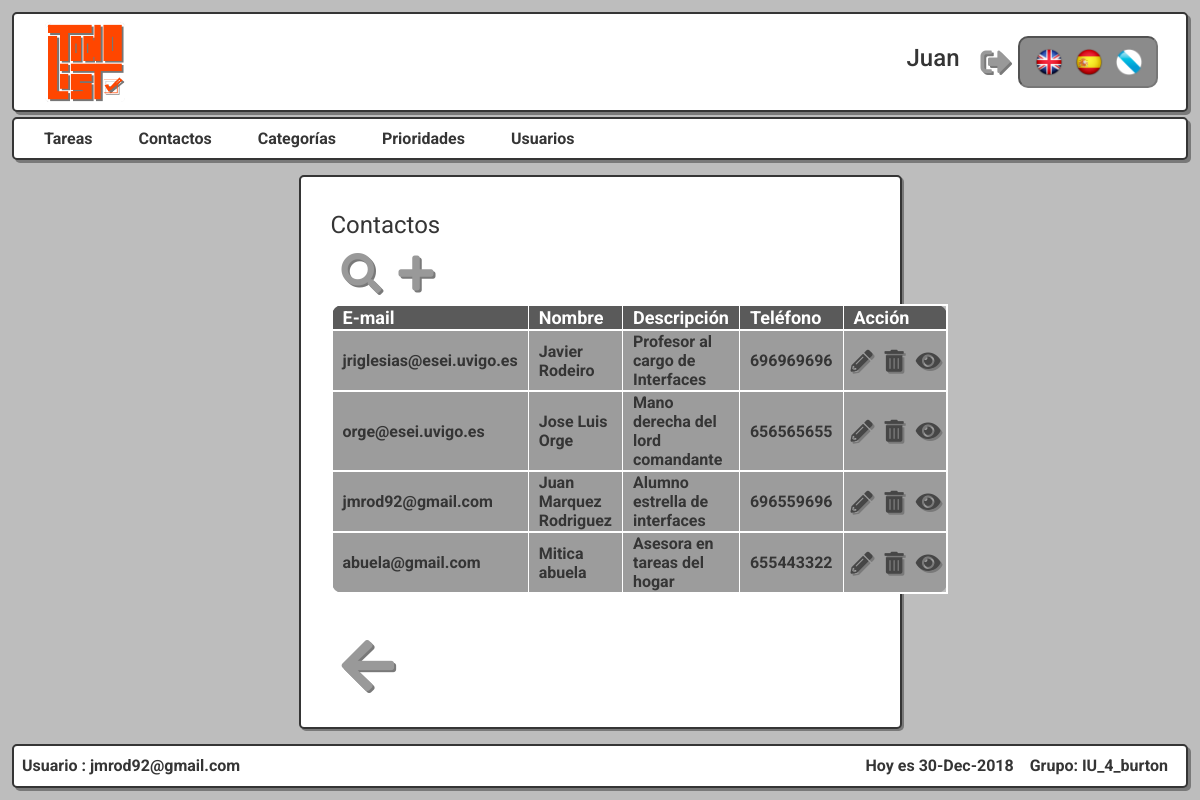
Screenshot of /Controllers/Contacto_Controller.php?accion=SHOWALL (signed in) with the database file from the repository.
### tables this page shows
CREATE TABLE IF NOT EXISTS `CONTACTO` (
  `email_con` varchar(60) PRIMARY KEY,
  `desc_con` varchar(150) NOT NULL,
  `telf_con` varchar(11) NOT NULL,
  `nom_con` varchar(30) NOT NULL
);

### Models/CONTACTO_Model.php (called while the page is built, shortened)
<?php
class CONTACTO_Model {
  function __construct($email, $nombre, $desc, $telf){
    include_once '../Models/Access_DB.php';
    $this->mysqli = ConnectDB();
  }
  function Showall(){
		$result = $this->mysqli->query("SELECT * FROM CONTACTO");
		return mysqli_fetch_all($result, MYSQLI_ASSOC);
  }
}
 ?>

### Models/Access_DB.php (called while the page is built)
<?php
function ConnectDB()
{
    $mysqli = new mysqli("localhost", 'todolistdba', 'todolistpass' , 'TODOLISTDB');
	if ($mysqli->connect_errno) {
		include './MESSAGE_View.php';
		new MESSAGE("Fallo al conectar a MySQL: (" . $mysqli->connect_errno . ") " . $mysqli->connect_error, './index.php');
		return false;
	}
	else{
		return $mysqli;
	}
}
?>

### Views/Contacto_Views/Contacto_SHOWALL.php (the view, shortened to what this page needs)
<?php
	class Contacto_SHOWALL{
		function __construct($datos){
			$this->render($datos);
		}
		function render($datos){
            include '../Views/Header.php';?>
<div class="col-md-3"></div>
<div class="col-md-6 contenido articulo">
    <fieldset id="showall">
        <legend><?php echo $strings['Contactos'];?></legend>
        <div class="container-showall-btn">
            <button class="form-btn" role="link" onclick="window.location='../Controllers/Contacto_Controller.php?accion=SEARCH'"><i class="fas fa-search"></i>
            <button class="form-btn" role="link" onclick="window.location='../Controllers/Contacto_Controller.php?accion=ADD'"><i class="fas fa-plus"></i>
        </div>
        <table>
        <thead>
        <tr>
                <th><?php echo $strings['E-mail'];?></th>
                <th><?php echo $strings['Nombre'];?></th>
                <th><?php echo $strings['Descripción'];?></th>
                <th><?php echo $strings['Teléfono'];?></th>
                <th colspan="3"><?php echo $strings['Acción'];?></th>
        </tr>
        </thead>
            <tr>
        <?php   if ($_SESSION['tipo'] == 'ADMIN'){
                    if(count($datos, COUNT_RECURSIVE)!= 4){
                    foreach($datos as $datos) :
                    ?>
                    <td><?php echo $datos['email_con']."\n"; ?></td>
                <td><?php echo $datos['nom_con']."\n"; ?></td>
                <td><?php echo $datos['desc_con']."\n"; ?></td>
                <td><?php echo $datos['telf_con']."\n"; ?></td>
                <td class="tb-btn"><button class="editbtn" role="link" onclick="window.location='../Controllers/Contacto_Controller.php?accion=EDIT&param=<?php echo $datos['email_con']?>';"><i class="fas fa-pencil-alt"></i></button></td>
                <td class="tb-btn"><button class="editbtn" role="link" onclick="window.location='../Controllers/Contacto_Controller.php?accion=DELETE&param=<?php echo $datos['email_con']?>';"><i class="fas fa-trash-alt"></i></button></td>
                <td class="tb-btn"><button class="editbtn" role="link" onclick="window.location='../Controllers/Contacto_Controller.php?accion=SHOWCURRENT&param=<?php echo $datos['email_con']?>';"><i class="fas fa-eye"></i></button></td>
            </tr>
            <?php endforeach;}}else{
                if(count($datos, COUNT_RECURSIVE)!= 4){
                    foreach($datos as $datos) :
                    ?>
                    <td><?php echo $datos['email_con']."\n"; ?></td>
                <td><?php echo $datos['nom_con']."\n"; ?></td>
                <td><?php echo $datos['desc_con']."\n"; ?></td>
                <td><?php echo $datos['telf_con']."\n"; ?></td>
                <td class="tb-btn disable"><button class="editbtn disable" ><i class="fas fa-pencil-alt"></i></button></td>
                <td class="tb-btn disable"><button class="editbtn disable" ><i class="fas fa-trash-alt"></i></button></td>
                <td class="tb-btn"><button class="editbtn" role="link" onclick="window.location='../Controllers/Contacto_Controller.php?accion=SHOWCURRENT&param=<?php echo $datos['email_con']?>';"><i class="fas fa-eye"></i></button></td>
            </tr>
            <?php endforeach;}}?>
            </table>
        <div class="container-btn">
            <button class="form-btn" role="link" onclick="window.location='./Index_Controller.php';"><i class="fas fa-arrow-left"></i>
        </div>
    </fieldset>
</div>
<?php
			include '../Views/Footer.php';
		}
	}
?>

### Views/css/style.css (style rules this page uses)
body { font-family: 'Roboto', sans-serif; margin: 12px; background-color: rgb(189, 189, 189); }
.contenido { margin: 15px; background-color: white; color: rgb(53, 53, 53); border: 2px solid rgb(53, 53, 53); border-radius: 5px; font-size: 18px; padding: 30px; }
.fas { margin-left: 5px; font-size: 30px; color: rgb(153, 153, 153); text-shadow: 2px 2px rgb(121, 121, 121); }
.articulo { margin-left: 0px; width:100px; box-shadow: 2px 2px rgb(121, 121, 121); }
.form-btn { border: none; background-color: rgba(0,0,0,0); }
.form-btn .fas { margin-left: 5px; font-size: 30px; color: rgb(153, 153, 153); text-shadow: 2px 2px rgb(121, 121, 121); }
table { width: 100%; margin-top: 10px; color: rgb(53, 53, 53); }
tr { border: 2px solid white; }
td { font-weight: bold; border: 1px solid white; padding-left: 10px; padding-right:10px; background-color: rgb(156, 156, 156); }
th { color: white; font-size: 18px; border: 1px solid white; padding-left: 10px; padding-right:10px; background-color: rgb(90, 90, 90); }
.tb-btn { border: none; padding:0; padding-top: 5px; padding-bottom: 5px; }
table tbody tr:last-child td:first-child { border-radius: 0 0 0 10px; }
table tbody tr:last-child td:last-child { border-radius: 0 0 10px 0; }
.editbtn { border: none; background-color: rgba(0,0,0,0); padding: 2px; padding-right: 5px; }
.editbtn .fas { font-size: 22px; color: rgb(70, 70, 70); text-shadow: 2px 2px rgb(121, 121, 121); }
.container-showall-btn .form-btn .fas { font-size: 40px; }
legend { border-bottom: 1px solid white; }
#showall .container-btn { padding-top: 20px; border-top: 1px solid white; }
#showall .container-btn .fas { font-size:60px; }
table { margin-bottom: 20px; }
table thead th:first-child { border-radius: 10px 0 0 0; }
table thead th:last-child { border-radius: 0 10px 0 0; }

### rows the page displays
contacto: email_con "jriglesias@esei.uvigo.es", nom_con "Javier Rodeiro", desc_con "Profesor al cargo de Interfaces", telf_con "696969696"
contacto: email_con "orge@esei.uvigo.es", nom_con "Jose Luis Orge", desc_con "Mano derecha del lord comandante", telf_con "656565655"
contacto: email_con "jmrod92@gmail.com", nom_con "Juan Marquez Rodriguez", desc_con "Alumno estrella de interfaces", telf_con "696559696"
contacto: email_con "abuela@gmail.com", nom_con "Mitica abuela", desc_con "Asesora en tareas del hogar", telf_con "655443322"

### other values shown
$_SESSION['nombre'] "Juan"
$strings['Tareas'] "Tareas"
$strings['Contactos'] "Contactos"
$strings['Categorías'] "Categorías"
$strings['Prioridades'] "Prioridades"
$strings['Usuarios'] "Usuarios"
$strings['E-mail'] "E-mail"
$strings['Nombre'] "Nombre"
$strings['Descripción'] "Descripción"
$strings['Teléfono'] "Teléfono"
$strings['Acción'] "Acción"
$strings['Usuario'] "Usuario"
$_SESSION['email'] "jmrod92@gmail.com"
$strings['Hoy es'] "Hoy es"
$strings['Grupo'] "Grupo"
